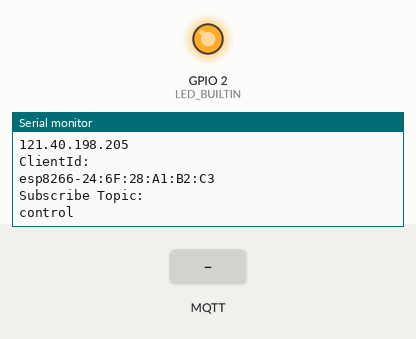
Simulated run of this sketch. Board: ESP8266 (NodeMCU). Parts: output pins drawn as LEDs (lit = HIGH, except the on-board LED, lit = LOW), the last lines printed to the serial monitor. Inputs (shaded band) come from the test bench. WiFi joins after 1.5 s; servers stay silent unless stated; no MQTT or app messages arrive unless stated.

Above: at 3.2 s.
3.3 s: MQTT message "on" arrives on the first subscribed topic
At 3.9 s:
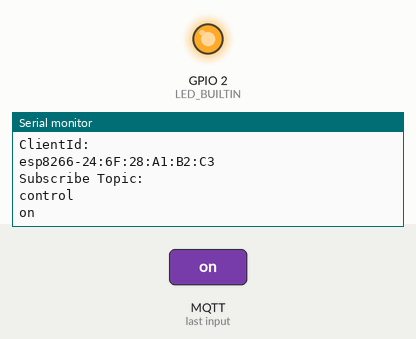
4.8 s: MQTT message "off" arrives on the first subscribed topic
At 6.2 s:
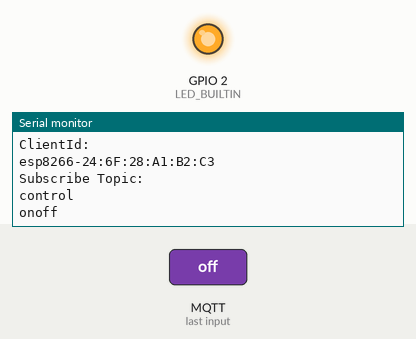

The sketch:

testmqtt.ino
```cpp
#include <ESP8266WiFi.h>
#include <PubSubClient.h>
#include <NTPClient.h>
#include <WiFiUdp.h>

const char *ssid = "深夜快递飙车";
const char *password = "514.514.514.";
const char *mqttServer = "121.40.198.205";

WiFiClient wifiClient;
PubSubClient mqttClient(wifiClient);

WiFiUDP ntpUDP;
NTPClient timeClient(ntpUDP, "ntp.aliyun.com", 8 * 3600, 60000);

void setup()
{
  Serial.begin(115200);
  pinMode(LED_BUILTIN, OUTPUT);
  WiFi.mode(WIFI_STA);
  connectWifi();
  mqttClient.setServer(mqttServer, 1883);
  mqttClient.setCallback(receiveCallback);
  connectMQTTServer();
  timeClient.begin();
}

void loop()
{
  if (mqttClient.connected())
  {
    if (Serial.available() > 0)
    {
      pubMQTTmsg();
    }
    mqttClient.loop();
  }
  else
  {
    connectMQTTServer();
  }
}

void connectMQTTServer()
{
  String clientId = "esp8266-" + WiFi.macAddress();
  if (mqttClient.connect(clientId.c_str()))
  {
    Serial.println("MQTT Server Connected.");
    Serial.println("Server Address: ");
    Serial.println(mqttServer);
    Serial.println("ClientId:");
    Serial.println(clientId);
    subscribeTopic();
  }
  else
  {
    Serial.print("MQTT Server Connect Failed. Client State:");
    Serial.println(mqttClient.state());
    delay(3000);
  }
}

void pubMQTTmsg()
{
  String topicString = "testsend";
  String messageString;
  while (Serial.available() > 0)
  {
    messageString += (char)Serial.read();

    delay(2);
  }
  messageString += "Open the door at ";
  timeClient.update();
  unsigned long epochTime = timeClient.getEpochTime();
  struct tm *ptm = gmtime ((time_t *)&epochTime);
  int monthDay = ptm->tm_mday;
  int currentMonth = ptm->tm_mon + 1;
  int currentYear = ptm->tm_year + 1900;
  String currentDate = String(currentYear) + "-" + String(currentMonth) + "-" + String(monthDay);
  messageString += currentDate + "  ";
  messageString += timeClient.getFormattedTime();

  mqttClient.publish(topicString.c_str(), messageString.c_str());
}

void subscribeTopic()
{

  String topicString = "control";

  if (mqttClient.subscribe(topicString.c_str()))
  {
    Serial.println("Subscribe Topic:");
    Serial.println(topicString);
  }
  else
  {
    Serial.print("Subscribe Fail...");
  }
}

void receiveCallback(char *topic, byte *payload, unsigned int length)
{
  for (int i = 0; i < length; i++)
  {
    Serial.print((char)payload[i]);
  }
}

void connectWifi()
{

  WiFi.begin(ssid, password);
  while (WiFi.status() != WL_CONNECTED)
  {
    delay(1000);
    Serial.print(".");
  }
  Serial.println("");
  Serial.println("WiFi Connected!");
  Serial.println("");
}
```

Measured:
- after the input at 3.3 s, the serial monitor: prints a new line at once (image 1)
- after the input at 4.8 s, the serial monitor: prints a new line at once (image 2)
